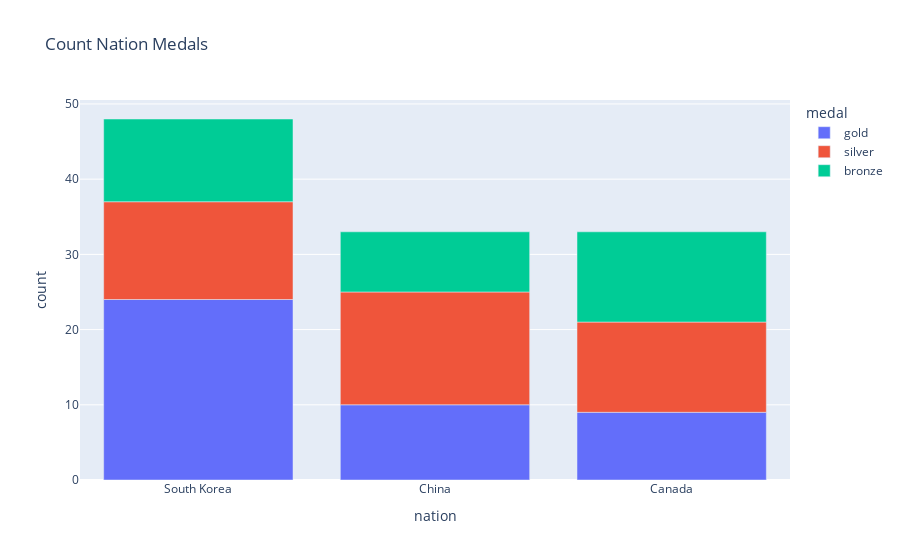

Notebook code for this chart:
### Code cell
fig = px.bar(long_df, 
             x='nation', 
             y='count', 
             color='medal', 
             title="Count Nation Medals")
fig.show()

### Figure 1 — Plotly figure (JSON) as saved in the notebook; plotly's stock layout.template omitted (floating-point values rounded to 4 significant figures)
{"data": [{"alignmentgroup": "True", "hovertemplate": "medal=gold<br>nation=%{x}<br>count=%{y}<extra></extra>", "legendgroup": "gold", "marker": {"color": "#636efa", "pattern": {"shape": ""}}, "name": "gold", "offsetgroup": "gold", "orientation": "v", "showlegend": true, "textposition": "auto", "type": "bar", "x": ["South Korea", "China", "Canada"], "xaxis": "x", "y": [24, 10, 9], "yaxis": "y"}, {"alignmentgroup": "True", "hovertemplate": "medal=silver<br>nation=%{x}<br>count=%{y}<extra></extra>", "legendgroup": "silver", "marker": {"color": "#EF553B", "pattern": {"shape": ""}}, "name": "silver", "offsetgroup": "silver", "orientation": "v", "showlegend": true, "textposition": "auto", "type": "bar", "x": ["South Korea", "China", "Canada"], "xaxis": "x", "y": [13, 15, 12], "yaxis": "y"}, {"alignmentgroup": "True", "hovertemplate": "medal=bronze<br>nation=%{x}<br>count=%{y}<extra></extra>", "legendgroup": "bronze", "marker": {"color": "#00cc96", "pattern": {"shape": ""}}, "name": "bronze", "offsetgroup": "bronze", "orientation": "v", "showlegend": true, "textposition": "auto", "type": "bar", "x": ["South Korea", "China", "Canada"], "xaxis": "x", "y": [11, 8, 12], "yaxis": "y"}], "layout": {"barmode": "relative", "legend": {"title": {"text": "medal"}, "tracegroupgap": 0}, "title": {"text": "Count Nation Medals"}, "xaxis": {"anchor": "y", "domain": [0, 1], "title": {"text": "nation"}}, "yaxis": {"anchor": "x", "domain": [0, 1], "title": {"text": "count"}}}}
